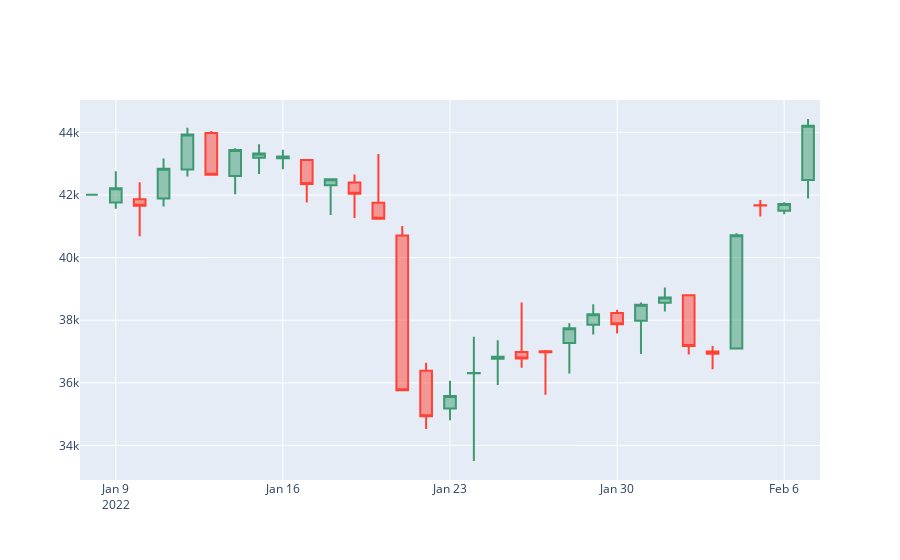

The cell this chart's notebook holds for it:
### Code cell
fig=go.Figure(data=[go.Candlestick(x=candlestick_data['date'], open=candlestick_data['Price']['first'],high=candlestick_data['Price']['max'],low=candlestick_data['Price']['min'],close=candlestick_data['Price']['last'])])
fig.update_layout(xaxis_rangeslider_visible=False)
fig.show()
